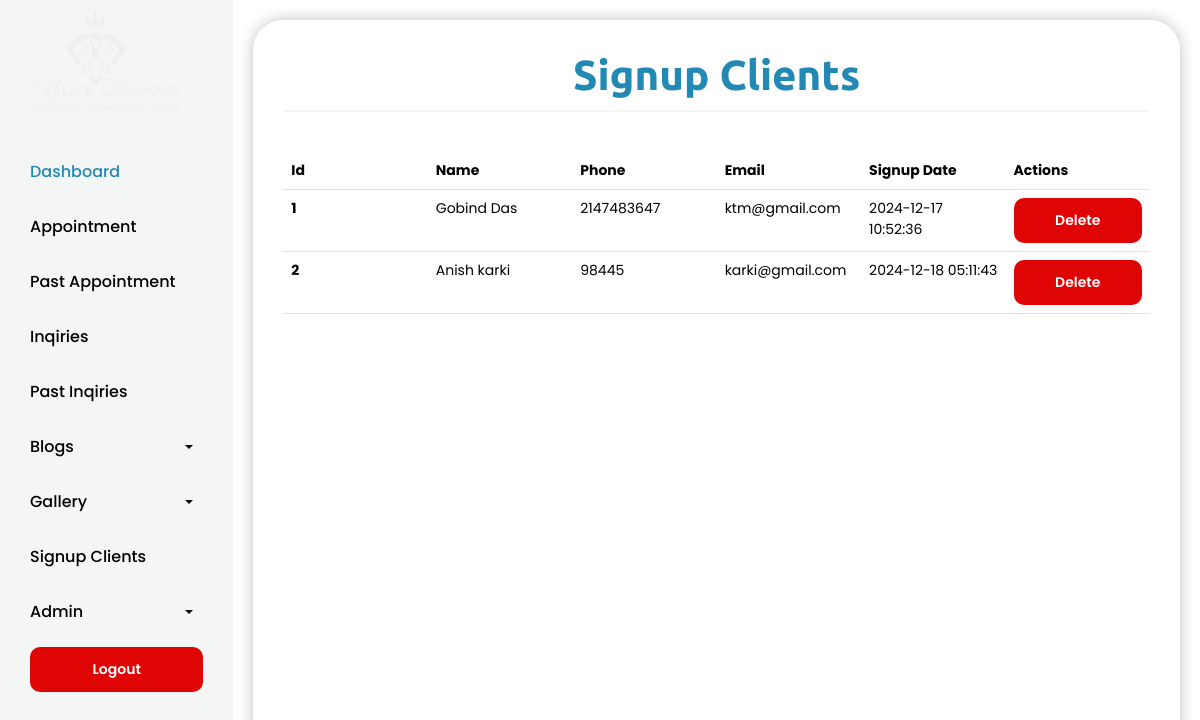
Page /admin/signup_clients.php (signed in) on the committed database.
### tables this page shows
CREATE TABLE `clients_details` (
  `id` int(11) NOT NULL,
  `f_name` text NOT NULL,
  `email` varchar(255) NOT NULL,
  `phone` int(255) NOT NULL,
  `password` varchar(255) NOT NULL,
  `created_at` timestamp NOT NULL DEFAULT current_timestamp()
);

### admin/signup_clients.php (the view, shortened to what this page needs)
<?php include 'includes/header.php'; ?>
<section class="backend-page ">
  <?php include 'includes/nav.php'; ?>
  <div class="page">
    <h2 class="section-heading">Signup Clients</h2>
    <div class="inquiries_content">
      <table class="table table-hover">
        <thead>
          <tr>
            <th scope="col">Id</th>
            <th scope="col">Name</th>
            <th scope="col">Phone</th>
            <th scope="col">Email</th>
            <th scope="col">Signup Date</th>
            <th scope="col">Actions</th>
          </tr>
        </thead>
        <tbody>
          <?php
          $sql = "SELECT * FROM clients_details";
          $result = mysqli_query($conn, $sql);
          $count = mysqli_num_rows($result);
          $sn = 1;
          if ($count > 0) {
            while ($row = mysqli_fetch_assoc($result)) {
              $id = $row['id'];
              $name = $row['f_name'];
              $phone = $row['phone'];
              $email = $row['email'];
              $signup_date = $row['created_at'];
          ?>
              <tr>
                <th scope="row"><?php echo $sn++; ?></th>
                <td><?php echo ucfirst($name)  ?></td>
                <td><?php echo $phone ?></td>
                <td><?php echo $email ?></td>
                <td><?php echo $signup_date ?></td>
                <td class="btn-row ">
                  <a href="<?php echo SITEURL; ?>admin/delete_signup_clients.php?id=<?php echo $id; ?>" class="btn-red">Delete</a>
                </td>
              </tr>
          <?php
            }
          }
          ?>
        </tbody>
      </table>
    </div>
  </div>
</section>
<?php include 'includes/footer.php'; ?>

### admin/css/style.css (style rules this page uses)
body, p, a { font-size: 14px; font-style: normal; font-weight: 400; font-family: "Poppins", sans-serif; }
h1, .h1, h2, .h2, h3, .h3, h4, .h4, h5, .h5, h6 { font-family: "Ubuntu", sans-serif; font-weight: 600; margin: 0; padding: 0; color: #000000; }
a { color: #757272; font-size: 16px; font-weight: 500; font-family: "Poppins", sans-serif; text-decoration: none; display: block; overflow: hidden; transition: 0.4s all; }
section { position: relative; }
.section-heading { font-size: 42px; font-family: "Ubuntu", sans-serif; color: #000000; font-weight: 800; margin-bottom: 20px; }
.btn-red { font-size: 14px; background-color: rgb(223, 5, 5); color: #fff; padding: 10px 15px; border-radius: 10px; text-align: center; font-weight: 600; border: 2px solid rgb(223, 5, 5); transition: 0.3s ease-in-out; }
.backend-page { display: flex; justify-content: space-between; }
.backend-page .page { width: 80%; height: calc(100vh - 40px); margin: 20px; box-shadow: 0 0 15px rgba(1, 3, 26, 0.247); overflow-y: auto; overflow-x: hidden; border-radius: 30px; padding: 30px; }
.backend-page .page .section-heading { color: #2189b3; font-family: "Ubuntu", sans-serif; border-bottom: 2px solid #F4F5F5; padding-bottom: 10px; text-align: center; margin-bottom: 40px; }
.inquiries_content table { table-layout: fixed; overflow-wrap: break-word; }

### rows in the picture
clients_details: f_name "Gobind Das", phone "2147483647", email "ktm@gmail.com", created_at "2024-12-17 10:52:36"
clients_details: f_name "Anish karki", phone "98445", email "karki@gmail.com", created_at "2024-12-18 05:11:43"
